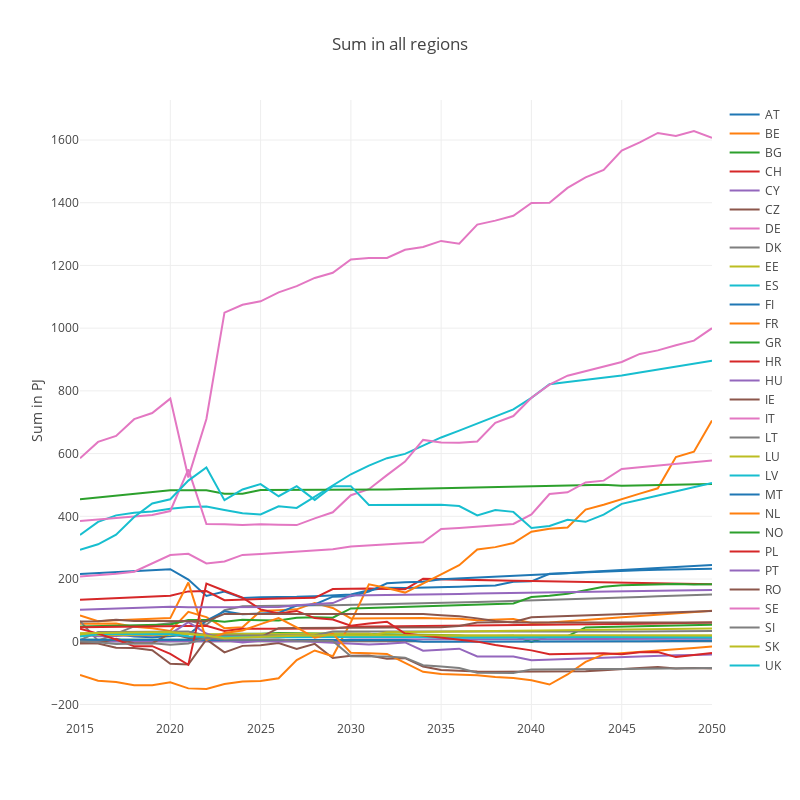

Notebook cell for this chart:
### Markdown cell above
## Interactive Plot

This is a basic interactive plot with [Plotly](https://plot.ly/python/).<br>
You can hover over the elements of the plot and observe the data.<br>
The different pathways can be switched on and off.

### Code cell
# Iterate over pathways and add to data
regions = df_3.loc[:,'region'].unique()
data = []
for region in regions:
    data.append(go.Scatter(
        x = df_3.loc[df_3['region'] == region].loc[:,'year'],
        y = df_3.loc[df_3['region'] == region].loc[:,'value'],
        name = region))

# Set layout
layout = go.Layout(
    height=800, width = 800,
    #title='CO2-Emissions in EU28',
    title=''.join(info_dict_3['Title']),
    # yaxis=dict(title='CO2-Emissions in Mt') )
    yaxis=dict(title=''.join(info_dict_3['Y-Axis'])) )
ifig = go.Figure(data=data, layout=layout)
pltly.iplot(ifig)
